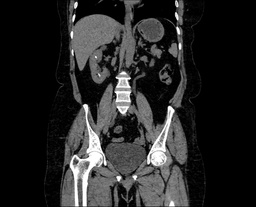
#> input picture pythonProject/Data/Stone.jpg, 256 x 207 px, shrunk from 1236 x 1001 before the run, given in place of the camera
$ python HoughTransformCircle.py
#> lines starting #> are read from the running program, lines starting #| are printed output that depends on the picture; after the words box and inside, x2 and y2 are one past the last pixel; in counts of white or black regions, pixels touching at a corner belong together
import cv2
import numpy as np
"""
img = cv2.imread('./Data/col_balls.jpg')

img2 = img.copy()
gray = cv2.cvtColor(img,cv2.COLOR_BGR2GRAY)
gray = cv2.medianBlur(gray,5)
#parameters---(img,circle_method,dp,mindist,parm1,parm2[p1>p2],)
circles = cv2.HoughCircles(gray,cv2.HOUGH_GRADIENT,1,20,param1=50,param2=30,minRadius=0,maxRadius=0)

data = np.uint16(np.around(circles))

for (x,y,r) in data[0, :]:
    cv2.circle(img2,(x,y),r,(50, 10, 50),3)
    cv2.circle(img2,(x,y),2,(0, 255, 100),-1)

cv2.imshow("Original",img2)
cv2.imshow("Gray",gray)
cv2.waitKey(0)
cv2.destroyAllWindows()
"""

cap = cv2.VideoCapture(0)

while True:
    _,frame = cap.read()
#> frame is the input picture: shape (207, 256, 3); min 0, max 255, mean 38.4
    frame2 = frame.copy()
    gray = cv2.cvtColor(frame,cv2.COLOR_BGR2GRAY)
    gray = cv2.medianBlur(gray,5)
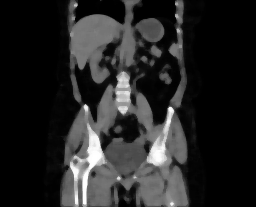
#> gray: shape (207, 256); min 0, max 255, mean 37.6
    circles = cv2.HoughCircles(gray,cv2.HOUGH_GRADIENT,1,50,param1=50,param2=30,minRadius=0,maxRadius=0)
#> circles = 13 rows, first 8: [112.5, 152.5, 48.6], [144.5, 77.5, 41.4], [229.5, 190.5, 147.8], [216.5, 130.5, 108.6], [97.5, 41.5, 27.9], [49.5, 64.5, 87.4], [17.5, 103.5, 98.2], [205.5, 54.5, 88.2]
    if circles is not None:
        data = np.uint16(np.around(circles))
#> data = 13 rows, first 8: [112, 152, 49], [144, 78, 41], [230, 190, 148], [216, 130, 109], [98, 42, 28], [50, 64, 87], [18, 104, 98], [206, 54, 88]
        for (x,y,r) in data[0, :]:
           cv2.circle(frame2,(x,y),r,(50,10,50),3)
#> this loop made 13 passes
#> (x, y, r) on passes 1 to 12: (112, 152, 49), (144, 78, 41), (230, 190, 148), (216, 130, 109), (98, 42, 28), (50, 64, 87), (18, 104, 98), (206, 54, 88), (92, 98, 36), (58, 136, 38), (152, 190, 17), (38, 184, 53)
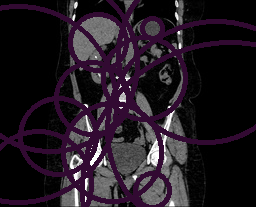
#> frame2: shape (207, 256, 3); mean B, G, R 34.3, 25, 34.3
    cv2.circle(frame2, (x, y), 2, (0, 255, 100), -1)
#> frame2: shape (207, 256, 3); 0.02% of pixels changed, all inside (x1, y1, x2, y2) = (150, 26, 155, 31)
    cv2.imshow("Result",frame2)
    k= cv2.waitKey(25)
#> (key e is pressed here)
    if k == ord("e"):
        break

cap.release()
cv2.destroyAllWindows()
